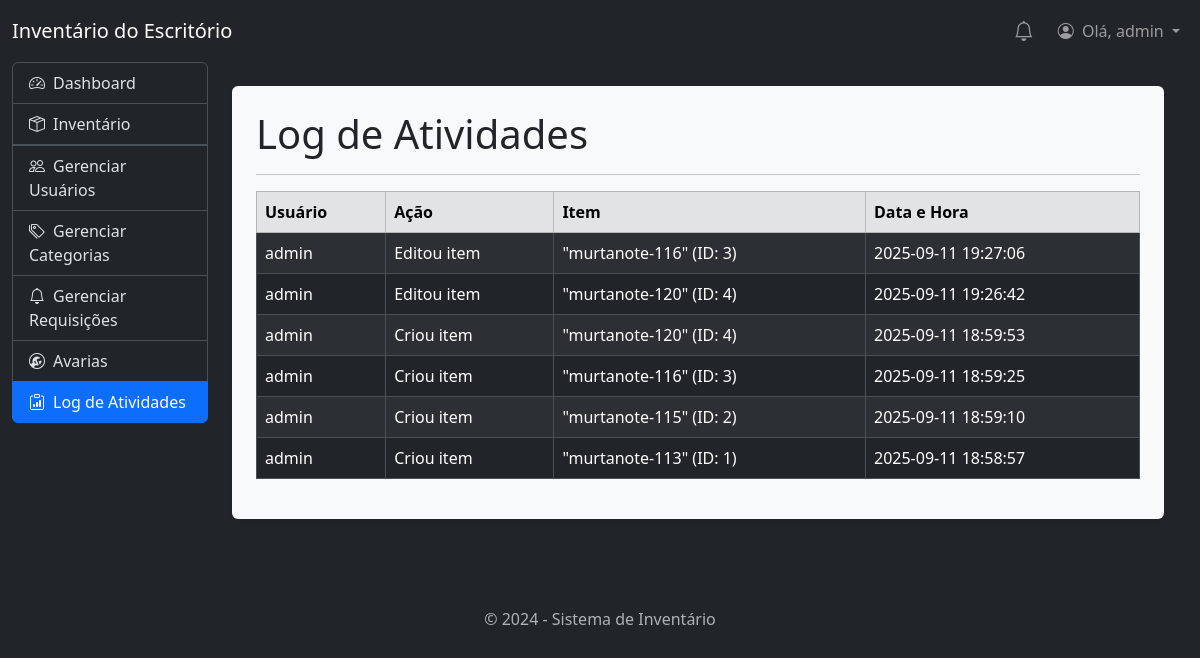
Screenshot of /logs (signed in) with the database file from the repository.
### tables this page shows
CREATE TABLE users (
    id INTEGER PRIMARY KEY AUTOINCREMENT,
    username TEXT UNIQUE NOT NULL,
    password TEXT NOT NULL
, role TEXT NOT NULL DEFAULT 'user');

CREATE TABLE activity_log (
    id INTEGER PRIMARY KEY AUTOINCREMENT,
    user_id INTEGER NOT NULL,
    username TEXT NOT NULL,
    action TEXT NOT NULL,
    item_id INTEGER,
    item_name TEXT,
    timestamp TIMESTAMP NOT NULL DEFAULT CURRENT_TIMESTAMP,
    FOREIGN KEY (user_id) REFERENCES users (id)
);

### app.py (the view)
@app.route('/logs')
@admin_required
def logs():
    page = request.args.get('page', 1, type=int)
    per_page = 20 # Logs podem ser mais densos
    offset = (page - 1) * per_page
    db = get_db()
    total_logs = db.execute('SELECT COUNT(id) FROM activity_log').fetchone()[0]
    total_pages = math.ceil(total_logs / per_page)
    search_query = request.args.get('q', '')
    search_param = f"%{search_query}%"
    log_entries = db.execute(
        'SELECT * FROM activity_log WHERE username LIKE ? OR action LIKE ? OR item_name LIKE ? ORDER BY timestamp DESC LIMIT ? OFFSET ?',
        (search_param, search_param, search_param, per_page, offset)
    ).fetchall()
    return render_template('logs.html', log_entries=log_entries, page=page, total_pages=total_pages)

### app.py (called while the page is built)
def get_db():
    db = getattr(g, '_database', None)
    if db is None:
        db = g._database = sqlite3.connect(app.config['DATABASE'])
        db.row_factory = sqlite3.Row
    return db

@app.teardown_appcontext
def close_connection(exception):
    db = getattr(g, '_database', None)
    if db is not None:
        db.close()

@app.context_processor
def inject_categories():
    if g.user:
        db = get_db()
        categories = db.execute('SELECT DISTINCT category FROM items WHERE category IS NOT NULL AND category != "" ORDER BY category').fetchall()
        return dict(all_categories=categories)
    return dict(all_categories=[], notifications=[])

@app.context_processor
def inject_notifications():
    if g.user:
        db = get_db()
        notifications = db.execute('SELECT * FROM notifications WHERE user_id = ? AND is_read = 0 ORDER BY created_at DESC', (g.user['id'],)).fetchall()
        return dict(notifications=notifications)
    return dict(notifications=[])

@app.before_request
def load_logged_in_user():
    user_id = session.get('user_id')
    if user_id is None:
        g.user = None
    else:
        g.user = get_db().execute(
            'SELECT * FROM users WHERE id = ?', (user_id,)
        ).fetchone()

def admin_required(view):
    @functools.wraps(view)
    def wrapped_view(**kwargs):
        if g.user is None:
            return redirect(url_for('login'))
        if g.user['role'] != 'admin':
            abort(403) # Erro 'Forbidden' (Proibido)
        return view(**kwargs)
    return wrapped_view

### templates/logs.html (shortened to what this page needs)
{% extends 'base.html' %}
{% block content %}
    <div class="bg-light text-dark p-4 rounded shadow-sm">
        <h1>Log de Atividades</h1>
        <hr>
        <div class="table-responsive">
            <table class="table table-striped table-hover table-bordered">
                <thead class="table-secondary">
                    <tr>
                        <th>Usuário</th>
                        <th>Ação</th>
                        <th>Item</th>
                        <th>Data e Hora</th>
                    </tr>
                </thead>
                <tbody>
                {% for log in log_entries %}
                <tr>
                    <td>{{ log['username'] }}</td>
                    <td>{{ log['action'] }}</td>
                    <td>
                        {% if log['item_id'] and log['item_name'] %}
                            "{{ log['item_name'] }}" (ID: {{ log['item_id'] }})
                        {% else %}
                            N/A
                        {% endif %}
                    </td>
                    <td>{{ log['timestamp'] }}</td>
                </tr>
                {% else %}
                <tr>
                    <td colspan="4" class="text-center">Nenhum registro no log.</td>
                </tr>
                {% endfor %}
                </tbody>
            </table>
        </div>
    </div>
{% endblock %}

### templates/base.html (shortened to what this page needs)
<!doctype html>
<html lang="pt-br" data-bs-theme="dark">
<head>
    <link href="https://cdn.jsdelivr.net/npm/bootstrap@5.3.3/dist/css/bootstrap.min.css" rel="stylesheet">
    <link rel="stylesheet" href="https://cdn.jsdelivr.net/npm/bootstrap-icons@1.11.3/font/bootstrap-icons.min.css">
</head>
<body>
    <nav class="navbar navbar-expand-lg navbar-dark bg-dark">
        <div class="container-fluid">
            <a class="navbar-brand" href="{{ url_for('dashboard') }}">Inventário do Escritório</a>
            <div class="navbar-nav d-flex align-items-center">
                {% if g.user %}
                    <div class="nav-item dropdown me-2">
                        <a class="nav-link position-relative" href="#" id="navbarNotificationDropdown" role="button" data-bs-toggle="dropdown" aria-expanded="false">
                            <i class="bi bi-bell fs-5"></i>
                        </a>
                    </div>
                    <div class="nav-item dropdown">
                        <a class="nav-link dropdown-toggle" href="#" id="navbarUserDropdown" role="button" data-bs-toggle="dropdown" aria-expanded="false">
                            <i class="bi bi-person-circle me-1"></i> Olá, {{ g.user['username'] }}
                        </a>
                    </div>
                {% else %}
                    <a class="nav-link" href="{{ url_for('login') }}">Login</a>
                    <a class="nav-link" href="{{ url_for('register') }}">Registrar</a>
                {% endif %}
            </div>
        </div>
    </nav>
    <div class="container-fluid">
        <div class="row g-0">
            <aside class="col-md-3 col-lg-2">
                <div class="list-group">
                    <a href="{{ url_for('dashboard') }}" class="list-group-item list-group-item-action {% if request.endpoint == 'dashboard' %}active{% endif %}">
                        <i class="bi bi-speedometer2 me-2"></i>Dashboard
                    </a>
                    {% set inventory_active = request.endpoint in ['index', 'add', 'edit'] %}
                    <a href="#inventory-submenu" data-bs-toggle="collapse" class="list-group-item list-group-item-action {% if inventory_active %}active{% endif %}" aria-expanded="{{ 'true' if inventory_active else 'false' }}">
                        <i class="bi bi-box-seam me-2"></i>Inventário
                    </a>
                    {% if g.user.role == 'admin' %}
                        <a href="{{ url_for('manage_users') }}" class="list-group-item list-group-item-action {% if request.endpoint == 'manage_users' %}active{% endif %}">
                            <i class="bi bi-people me-2"></i>Gerenciar Usuários
                        </a>
                        <a href="{{ url_for('manage_categories') }}" class="list-group-item list-group-item-action {% if request.endpoint == 'manage_categories' %}active{% endif %}">
                            <i class="bi bi-tags me-2"></i>Gerenciar Categorias
                        </a>
                        <a href="{{ url_for('manage_requests') }}" class="list-group-item list-group-item-action {% if request.endpoint == 'manage_requests' %}active{% endif %}">
                            <i class="bi bi-bell me-2"></i>Gerenciar Requisições
                        </a>
                        <a href="{{ url_for('broken_items') }}" class="list-group-item list-group-item-action {% if request.endpoint == 'broken_items' %}active{% endif %}">
                            <i class="bi bi-wrench-adjustable-circle me-2"></i>Avarias
                        </a>
                        <a href="{{ url_for('logs') }}" class="list-group-item list-group-item-action {% if request.endpoint == 'logs' %}active{% endif %}">
                            <i class="bi bi-clipboard-data me-2"></i>Log de Atividades
                        </a>
                    {% endif %}
                </div>
            </aside>
            <main class="col-md-9 col-lg-10 p-4">
                {% block content %}
                {% endblock %}
            </main>
        </div>
    </div>
    <div class="container-fluid">
        <footer class="text-center text-muted mt-5 py-3">
            <p class="mb-0">&copy; 2024 - Sistema de Inventário</p>
        </footer>
    </div>
</body>
</html>

### rows the page displays
users: user.username "admin"
activity_log: username "admin", action "Editou item", item_name "murtanote-116", item_id "3", timestamp "2025-09-11 19:27:06"
activity_log: username "admin", action "Editou item", item_name "murtanote-120", item_id "4", timestamp "2025-09-11 19:26:42"
activity_log: username "admin", action "Criou item", item_name "murtanote-120", item_id "4", timestamp "2025-09-11 18:59:53"
activity_log: username "admin", action "Criou item", item_name "murtanote-116", item_id "3", timestamp "2025-09-11 18:59:25"
activity_log: username "admin", action "Criou item", item_name "murtanote-115", item_id "2", timestamp "2025-09-11 18:59:10"
activity_log: username "admin", action "Criou item", item_name "murtanote-113", item_id "1", timestamp "2025-09-11 18:58:57"
